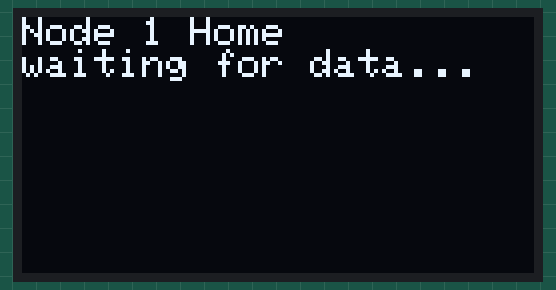
A sketch run on a simulated ESP32. Parts: 128×64 one-colour display. What the sketch prints to the serial monitor is not drawn.

Above: at 0.6 s.
At 1.6 s:
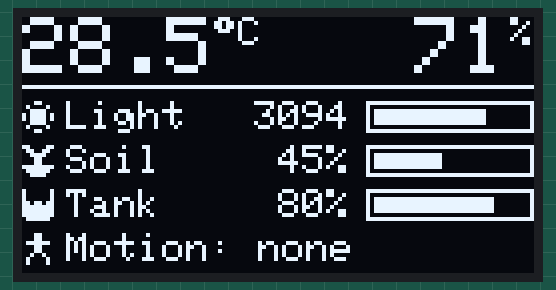
At 4.7 s:
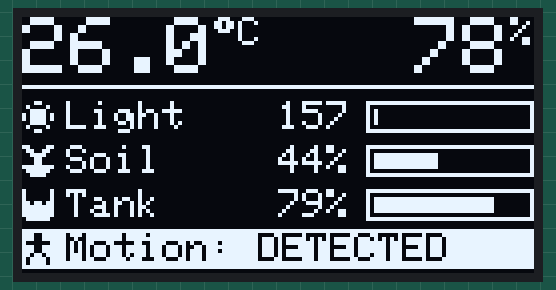
At 7.7 s:
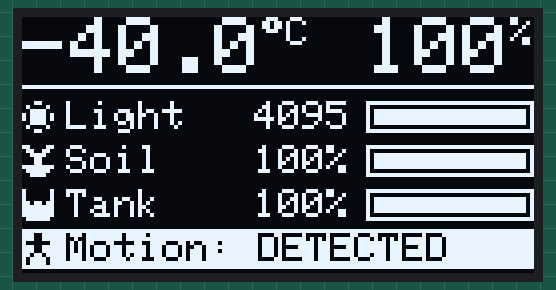
At 10.7 s:
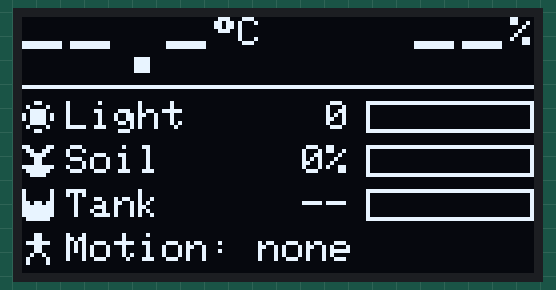

Measured:
- by itself, everything shown: repeats every 12.1 s, in 4 steps
- what the display in image 0 shows lasts 1.0 s, from 0.6 s to 1.6 s
- what the display in image 1 shows lasts 3.0 s, from 1.6 s to 4.6 s

The sketch:

module07_node1_display.ino
```cpp
// Module 7 - Practice 6: designing the Node 1 status display
// The OLED display shows the readings of Node 1's five sensors. To design it, we use SAMPLE readings that change
// every 3 seconds, including the "worst cases": the longest possible numbers and sensors that fail to read.
// OLED display: SDA to D21, SCL to D22.
// Library: Adafruit SSD1306 2.5.17 (installed with it: Adafruit GFX Library 1.12.6 and Adafruit BusIO 1.17.4).

#include <Wire.h>
#include <Adafruit_GFX.h>
#include <Adafruit_SSD1306.h>

const int PIN_SDA = 21;             // D21: I2C data line (canonical pin map)
const int PIN_SCL = 22;             // D22: I2C clock line (canonical pin map)
const byte DISPLAY_ADDRESS = 0x3C;  // the display's "home address" on the I2C bus

// The sensor data form, exactly the same as Node 1's (Module 6).
struct SensorReading {
  float temperature;  // degrees Celsius; NAN if the DHT22 can't be read
  int humidity;       // percent; -1 if the DHT22 can't be read
  int light;          // 0 (pitch dark) to 4095 (very bright)
  int soil;           // percent: 0 = as dry as in air, 100 = as wet as in water
  bool motion;        // true if the PIR sees motion
  int water_level;    // percent of the tank filled; -1 if the HC-SR04 echo doesn't come back
};

// Four sample readings. Their values are in the same order as the fields of the form above:
// temperature, humidity, light, soil, motion, water_level.
SensorReading samples[4] = {
  {28.5, 71, 3094, 45, false, 80},     // 1. a normal day
  {26.0, 78, 157, 44, true, 79},       // 2. night, someone walks by
  {-40.0, 100, 4095, 100, true, 100},  // 3. longest case: every number as long as possible
  {NAN, -1, 0, 0, false, -1},          // 4. the DHT22 and the HC-SR04 fail to read
};
const char* sampleNames[4] = {"normal day", "night, someone walks by", "longest case", "sensors failed"};
int sampleIndex = 0;

// ---------- Module 7: OLED display ----------
Adafruit_SSD1306 display(128, 64, &Wire, -1);  // width 128, height 64, on the I2C bus, no reset pin
bool displayFound = false;                     // true if the display answers at address 0x3C

// 8 x 8 pixel icons: 1 = pixel on, 0 = pixel off.
const unsigned char ICON_SUN[] = {
  0b00011000,
  0b01000010,
  0b00111100,
  0b10111101,
  0b10111101,
  0b00111100,
  0b01000010,
  0b00011000,
};
const unsigned char ICON_PLANT[] = {
  0b11000011,
  0b01100110,
  0b00111100,
  0b00011000,
  0b00011000,
  0b11111111,
  0b01111110,
  0b00111100,
};
const unsigned char ICON_TANK[] = {
  0b10000001,
  0b10000001,
  0b10000001,
  0b11011011,
  0b11111111,
  0b11111111,
  0b11111111,
  0b01111110,
};
const unsigned char ICON_PERSON[] = {
  0b00011000,
  0b00011000,
  0b01111110,
  0b00011000,
  0b00011000,
  0b00100100,
  0b01000010,
  0b01000010,
};

// Looks for the display on the I2C bus, then turns it on. Without a display, the program keeps running.
void setupDisplay() {
  Wire.begin(PIN_SDA, PIN_SCL);
  Wire.beginTransmission(DISPLAY_ADDRESS);
  displayFound = Wire.endTransmission() == 0;  // did anything answer at 0x3C?
  if (!displayFound) {
    Serial.println("OLED display not found at 0x3C. Node 1 keeps running without a display.");
    return;
  }
  display.begin(SSD1306_SWITCHCAPVCC, DISPLAY_ADDRESS);
  display.cp437(true);  // the correct CP437 character table, so that code 248 = the degree sign
  display.setTextColor(SSD1306_WHITE);
  display.clearDisplay();
  display.setTextSize(1);
  display.setCursor(0, 0);
  display.println("Node 1 Home");
  display.println("waiting for data...");
  display.display();
}

// Prints right-aligned text: its last character ends just before x = right.
void printRightAligned(String text, int right, int y, int size) {
  display.setTextSize(size);
  display.setCursor(right - text.length() * 6 * size, y);  // one character = 6 pixels x size
  display.print(text);
}

// Percent bar: a frame "width" pixels wide, filled as far as the percent. A percent below 0 = empty.
void drawBar(int x, int y, int width, int percent) {
  display.drawRect(x, y, width, 8, SSD1306_WHITE);
  if (percent > 0) {
    display.fillRect(x + 2, y + 2, (width - 4) * percent / 100, 4, SSD1306_WHITE);
  }
}

// One display row: icon, name, right-aligned number, then the percent bar.
// The * in "const unsigned char* icon" means this function accepts any icon you pass to it
// (like const char* for text in Module 3). Just leave it as it is.
void barRow(int y, const unsigned char* icon, String name, String number, int percent) {
  display.drawBitmap(0, y, icon, 8, 8, SSD1306_WHITE);
  display.setTextSize(1);
  display.setCursor(11, y);
  display.print(name);
  printRightAligned(number, 82, y, 1);
  drawBar(86, y, 42, percent);
}

void showOnDisplay(SensorReading b) {
  if (!displayFound) {
    return;
  }
  display.clearDisplay();

  // Top row: temperature on the left and humidity on the right. Big numbers, small units.
  String temperatureText = "--.-";
  if (!isnan(b.temperature)) {
    temperatureText = String(b.temperature, 1);
  }
  display.setTextSize(2);
  display.setCursor(0, 0);
  display.print(temperatureText);
  display.setTextSize(1);
  display.write(248);  // degree sign
  display.print("C");

  String humidityText = "--";
  if (b.humidity >= 0) {
    humidityText = String(b.humidity);
  }
  printRightAligned(humidityText, 122, 0, 2);
  display.setTextSize(1);
  display.setCursor(122, 0);
  display.print("%");

  display.drawFastHLine(0, 17, 128, SSD1306_WHITE);  // divider line

  // Three rows with percent bars. Light (0-4095) is first turned into 0-100 for its bar.
  barRow(21, ICON_SUN, "Light", String(b.light), b.light * 100 / 4095);
  barRow(32, ICON_PLANT, "Soil", String(b.soil) + "%", b.soil);
  String waterText = "--";
  if (b.water_level >= 0) {
    waterText = String(b.water_level) + "%";
  }
  barRow(43, ICON_TANK, "Tank", waterText, b.water_level);

  // Motion row: inverted (white background) when there is motion, so it catches the eye at once.
  if (b.motion) {
    display.fillRect(0, 53, 128, 10, SSD1306_WHITE);
    display.drawBitmap(0, 54, ICON_PERSON, 8, 8, SSD1306_BLACK);
    display.setTextColor(SSD1306_BLACK);
    display.setCursor(11, 54);
    display.print("Motion: DETECTED");
    display.setTextColor(SSD1306_WHITE);
  } else {
    display.drawBitmap(0, 54, ICON_PERSON, 8, 8, SSD1306_WHITE);
    display.setCursor(11, 54);
    display.print("Motion: none");
  }

  display.display();
}
// ---------- End of the display part. Everything from "8 x 8 pixel icons" down to here moves to Node 1 later. ----------

// ---------- Practice 6 test stage: setup() and loop() below do NOT move. ----------
void setup() {
  Serial.begin(115200);
  delay(500);
  Serial.println();
  setupDisplay();
  delay(1000);
}

void loop() {
  Serial.print("Sample ");
  Serial.print(sampleIndex + 1);
  Serial.print(": ");
  Serial.println(sampleNames[sampleIndex]);
  showOnDisplay(samples[sampleIndex]);

  sampleIndex++;
  if (sampleIndex > 3) {
    sampleIndex = 0;
  }
  delay(3000);
}
```
